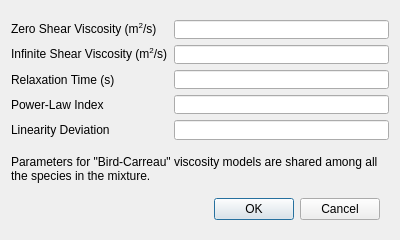
<?xml version="1.0" encoding="UTF-8"?>
<ui version="4.0">
 <class>ViscosityCarreauDialog</class>
 <widget class="QDialog" name="ViscosityCarreauDialog">
  <property name="geometry">
   <rect>
    <x>0</x>
    <y>0</y>
    <width>400</width>
    <height>240</height>
   </rect>
  </property>
  <property name="windowTitle">
   <string>Bird-Carreau Viscosity</string>
  </property>
  <layout class="QVBoxLayout" name="verticalLayout">
   <item>
    <widget class="QWidget" name="widget" native="true">
     <layout class="QFormLayout" name="formLayout">
      <property name="leftMargin">
       <number>0</number>
      </property>
      <property name="rightMargin">
       <number>0</number>
      </property>
      <item row="0" column="0">
       <widget class="QLabel" name="label">
        <property name="text">
         <string>Zero Shear Viscosity (m&lt;sup&gt;2&lt;/sup&gt;/s)</string>
        </property>
       </widget>
      </item>
      <item row="0" column="1">
       <widget class="FloatEdit" name="zeroShearViscosity"/>
      </item>
      <item row="1" column="0">
       <widget class="QLabel" name="label_2">
        <property name="text">
         <string>Infinite Shear Viscosity (m&lt;sup&gt;2&lt;/sup&gt;/s)</string>
        </property>
       </widget>
      </item>
      <item row="1" column="1">
       <widget class="FloatEdit" name="infiniteShearViscosity"/>
      </item>
      <item row="2" column="0">
       <widget class="QLabel" name="label_3">
        <property name="text">
         <string>Relaxation Time (s)</string>
        </property>
       </widget>
      </item>
      <item row="2" column="1">
       <widget class="FloatEdit" name="relaxationTime"/>
      </item>
      <item row="3" column="0">
       <widget class="QLabel" name="label_4">
        <property name="text">
         <string>Power-Law Index</string>
        </property>
       </widget>
      </item>
      <item row="3" column="1">
       <widget class="FloatEdit" name="powerLawIndex"/>
      </item>
      <item row="4" column="0">
       <widget class="QLabel" name="label_5">
        <property name="text">
         <string>Linearity Deviation</string>
        </property>
       </widget>
      </item>
      <item row="4" column="1">
       <widget class="FloatEdit" name="linearityDeviation"/>
      </item>
     </layout>
    </widget>
   </item>
   <item>
    <widget class="QLabel" name="label_6">
     <property name="text">
      <string>Parameters for &quot;Bird-Carreau&quot; viscosity models are shared among all the species in the mixture.</string>
     </property>
     <property name="wordWrap">
      <bool>true</bool>
     </property>
    </widget>
   </item>
   <item>
    <widget class="QWidget" name="widget_2" native="true">
     <layout class="QHBoxLayout" name="horizontalLayout_3">
      <item>
       <spacer name="horizontalSpacer">
        <property name="orientation">
         <enum>Qt::Horizontal</enum>
        </property>
        <property name="sizeHint" stdset="0">
         <size>
          <width>208</width>
          <height>20</height>
         </size>
        </property>
       </spacer>
      </item>
      <item>
       <widget class="QPushButton" name="ok">
        <property name="text">
         <string>OK</string>
        </property>
        <property name="default">
         <bool>true</bool>
        </property>
       </widget>
      </item>
      <item>
       <widget class="QPushButton" name="cancel">
        <property name="text">
         <string>Cancel</string>
        </property>
       </widget>
      </item>
     </layout>
    </widget>
   </item>
  </layout>
 </widget>
 <customwidgets>
  <customwidget>
   <class>FloatEdit</class>
   <extends>QLineEdit</extends>
   <header>widgets.typed_edit</header>
  </customwidget>
 </customwidgets>
 <resources/>
 <connections>
  <connection>
   <sender>cancel</sender>
   <signal>clicked()</signal>
   <receiver>ViscosityCarreauDialog</receiver>
   <slot>reject()</slot>
   <hints>
    <hint type="sourcelabel">
     <x>353</x>
     <y>159</y>
    </hint>
    <hint type="destinationlabel">
     <x>199</x>
     <y>94</y>
    </hint>
   </hints>
  </connection>
 </connections>
</ui>
